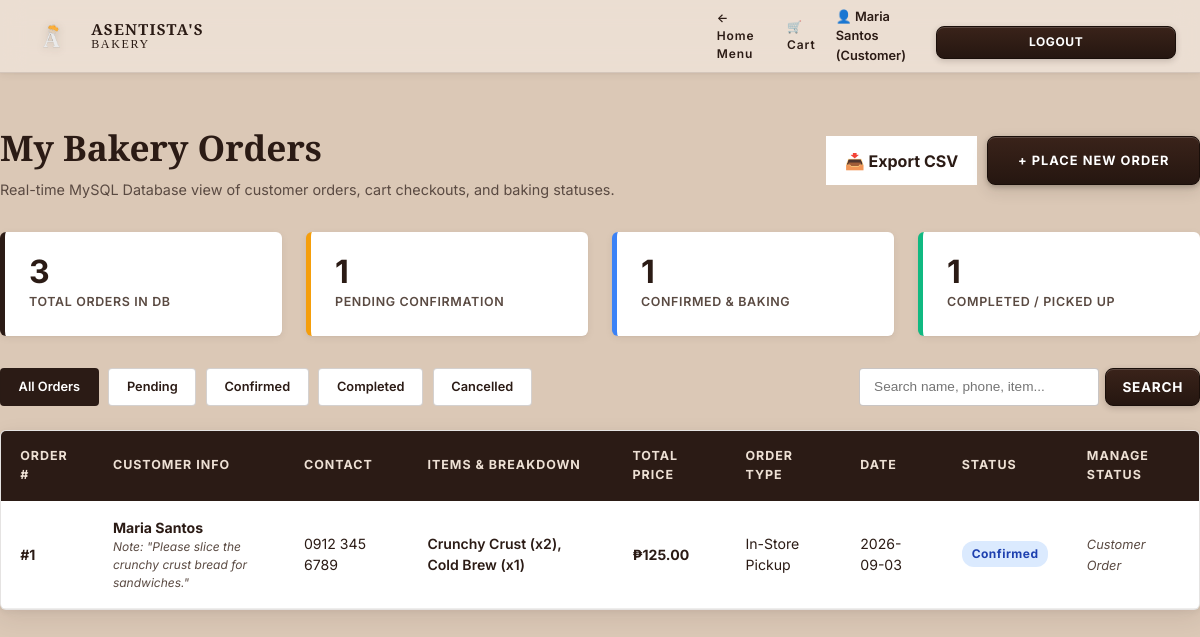
Page /User/dashboard.php (signed in) on the committed database.
### tables this page shows
CREATE TABLE `users` (
  `id` INT AUTO_INCREMENT PRIMARY KEY,
  `name` VARCHAR(100) NOT NULL,
  `email` VARCHAR(150) NOT NULL UNIQUE,
  `phone` VARCHAR(30) DEFAULT NULL,
  `password` VARCHAR(255) NOT NULL,
  `role` ENUM('admin', 'customer') DEFAULT 'customer',
  `created_at` TIMESTAMP DEFAULT CURRENT_TIMESTAMP,
  `updated_at` TIMESTAMP DEFAULT CURRENT_TIMESTAMP ON UPDATE CURRENT_TIMESTAMP
);

CREATE TABLE `orders` (
  `id` INT AUTO_INCREMENT PRIMARY KEY,
  `user_id` INT DEFAULT NULL,
  `customer_name` VARCHAR(100) NOT NULL,
  `customer_phone` VARCHAR(30) NOT NULL,
  `item_name` VARCHAR(255) NOT NULL,
  `item_price` DECIMAL(10,2) NOT NULL DEFAULT 0.00,
  `quantity` INT NOT NULL DEFAULT 1,
  `order_type` VARCHAR(50) NOT NULL DEFAULT 'In-Store Pickup',  
  `reservation_date` DATE NOT NULL,
  `special_notes` TEXT DEFAULT NULL,
  `status` ENUM('Pending', 'Confirmed', 'Completed', 'Cancelled') NOT NULL DEFAULT 'Pending',
  `created_at` TIMESTAMP DEFAULT CURRENT_TIMESTAMP,
  `updated_at` TIMESTAMP DEFAULT CURRENT_TIMESTAMP ON UPDATE CURRENT_TIMESTAMP,
  CONSTRAINT `fk_orders_user` FOREIGN KEY (`user_id`) REFERENCES `users` (`id`) ON DELETE SET NULL ON UPDATE CASCADE
);

### database/function.php (called while the page is built, shortened)
<?php
function validateUserSession(?PDO $pdo = null) {
    $userId = (int)$_SESSION['user_id'];
    if (!$pdo) {
        global $pdo;
    }
    if ($pdo) {
        try {
            $stmt = $pdo->prepare("SELECT id, name, email, phone, role, created_at FROM `users` WHERE id = :id LIMIT 1");
            $stmt->bindValue(':id', $userId, PDO::PARAM_INT);
            $stmt->execute();
            $user = $stmt->fetch();
            return $user;
        } catch (Exception $e) {
            error_log("Session DB Verification Error: " . $e->getMessage());
        }
    }
    return [
        'id'    => $_SESSION['user_id'],
        'name'  => $_SESSION['user_name'] ?? 'Guest',
        'email' => $_SESSION['user_email'] ?? '',
        'phone' => $_SESSION['user_phone'] ?? '',
        'role'  => $_SESSION['user_role'] ?? 'customer'
    ];
}
function isAdmin(?PDO $pdo = null) {
    $user = validateUserSession($pdo);
    return !empty($user) && isset($user['role']) && $user['role'] === 'admin';
}
function getCurrentUser(?PDO $pdo = null) {
    return validateUserSession($pdo);
}
function searchOrders(PDO $pdo, $keyword = '', $statusFilter = null, $userId = null) {
    $sql = "SELECT * FROM `orders` WHERE 1=1";
    $params = [];
    if ($userId) {
        $sql .= " AND user_id = :uid";
        $params[':uid'] = $userId;
    }
    $sql .= " ORDER BY created_at DESC";
    $stmt = $pdo->prepare($sql);
    foreach ($params as $k => $v) {
        if ($k === ':uid') {
            $stmt->bindValue($k, $v, PDO::PARAM_INT);
        } else {
            $stmt->bindValue($k, $v, PDO::PARAM_STR);
        }
    }
    $stmt->execute();
    return $stmt->fetchAll();
}
function getAllOrders(PDO $pdo, $statusFilter = null) {
    return searchOrders($pdo, '', $statusFilter, null);
}

### User/dashboard.php (the view, shortened to what this page needs)
<?php
require_once __DIR__ . '/../database/function.php';
$user = getCurrentUser();
$filterStatus = isset($_GET['status']) && !empty($_GET['status']) ? sanitize_input($_GET['status']) : null;
$searchKeyword = isset($_GET['q']) ? sanitize_input($_GET['q']) : '';
if ($user['role'] === 'customer') {
    $orders = searchOrders($pdo, $searchKeyword, $filterStatus, $user['id']);
    $pageTitle = "My Bakery Orders";
} else {
    $orders = searchOrders($pdo, $searchKeyword, $filterStatus, null);
    $pageTitle = "All Customer Orders & Reservations";
}
$allOrders = getAllOrders($pdo);
$totalCount = count($allOrders);
$pendingCount = count(array_filter($allOrders, fn($o) => $o['status'] === 'Pending'));
$confirmedCount = count(array_filter($allOrders, fn($o) => $o['status'] === 'Confirmed'));
$completedCount = count(array_filter($allOrders, fn($o) => $o['status'] === 'Completed'));
?>
<!DOCTYPE html>
<html lang="en">
<head>
    <link rel="stylesheet" href="../style.css">
</head>
<body class="<?php echo isAdmin($pdo) ? 'admin-logged-in' : ''; ?>">
    <nav class="site-nav">
        <div class="container nav-container">
            <a href="../index.php" class="brand-logo-wrap">
                <div class="brand-svg-logo">
                    <img src="../assets/ASENTISTA FINAL.png" alt="Asentista's Bakery Logo" class="brand-logo-img">
                </div>
                <div class="brand-text-block">
                    <span class="brand-title">ASENTISTA'S</span>
                    <span class="brand-subtitle">BAKERY</span>
                </div>
            </a>
            <div style="display: flex; align-items: center; gap: 1rem;">
                <a href="../index.php" class="nav-link">← Home Menu</a>
                <a href="../Cart/cart.php" class="nav-link">🛒 Cart</a>
                <?php if (isAdmin($pdo)): ?>
                    <a href="../Admin/admin.php" class="nav-link" style="color: var(--color-yellow); font-weight: 700; display: inline-flex; align-items: center; gap: 4px;" title="Return to Executive Operations Center">👑 Admin Console</a>
                <?php endif; ?>
                <?php if ($user): ?>
                    <span style="font-size: 0.8rem; font-weight: 600;">👤 <?php echo htmlspecialchars($user['name']); ?> (<?php echo ucfirst($user['role']); ?>)</span>
                    <a href="../Login/logout.php" class="btn-submit-modal" style="padding: 0.4rem 0.8rem; font-size: 0.75rem; text-decoration: none;">Logout</a>
                <?php else: ?>
                    <a href="../Login/auth.php" class="btn-submit-modal" style="padding: 0.4rem 0.8rem; font-size: 0.75rem; text-decoration: none;">Login / Register</a>
                <?php endif; ?>
            </div>
        </div>
    </nav>
    <div class="container dashboard-container">
        <div class="dashboard-header">
            <div>
                <h1 style="font-family: var(--font-serif); font-size: 2.2rem; color: var(--color-brown-deep); margin-bottom: 0.3rem;">
                    <?php echo $pageTitle; ?>
                </h1>
                <p style="color: var(--color-text-muted); font-size: 0.9rem;">
                    Real-time MySQL Database view of customer orders, cart checkouts, and baking statuses.
                </p>
            </div>
            <div style="display: flex; gap: 10px; align-items: center; flex-wrap: wrap;">
                <a href="dashboard.php?export=csv<?php echo $filterStatus ? '&status=' . urlencode($filterStatus) : ''; ?><?php echo $searchKeyword ? '&q=' . urlencode($searchKeyword) : ''; ?>" class="btn-clear-cart" style="padding: 0.8rem 1.2rem; font-weight: 700; background: var(--color-white); border-color: var(--color-brown-deep); text-decoration: none;">
                    📥 Export CSV
                </a>
                <a href="../index.php#bread-menu" class="btn-book-now" style="text-decoration: none;">
                    + Place New Order
                </a>
            </div>
        </div>
        <div class="stats-grid">
            <div class="stat-card">
                <div class="stat-value"><?php echo $totalCount; ?></div>
                <div class="stat-label">Total Orders in DB</div>
            </div>
            <div class="stat-card pending">
                <div class="stat-value"><?php echo $pendingCount; ?></div>
                <div class="stat-label">Pending Confirmation</div>
            </div>
            <div class="stat-card confirmed">
                <div class="stat-value"><?php echo $confirmedCount; ?></div>
                <div class="stat-label">Confirmed & Baking</div>
            </div>
            <div class="stat-card completed">
                <div class="stat-value"><?php echo $completedCount; ?></div>
                <div class="stat-label">Completed / Picked Up</div>
            </div>
        </div>
        <div class="controls-row">
            <div class="filter-bar">
                <a href="dashboard.php<?php echo $searchKeyword ? '?q=' . urlencode($searchKeyword) : ''; ?>" class="filter-btn <?php echo !$filterStatus ? 'active' : ''; ?>">All Orders</a>
                <a href="dashboard.php?status=Pending<?php echo $searchKeyword ? '&q=' . urlencode($searchKeyword) : ''; ?>" class="filter-btn <?php echo $filterStatus === 'Pending' ? 'active' : ''; ?>">Pending</a>
                <a href="dashboard.php?status=Confirmed<?php echo $searchKeyword ? '&q=' . urlencode($searchKeyword) : ''; ?>" class="filter-btn <?php echo $filterStatus === 'Confirmed' ? 'active' : ''; ?>">Confirmed</a>
                <a href="dashboard.php?status=Completed<?php echo $searchKeyword ? '&q=' . urlencode($searchKeyword) : ''; ?>" class="filter-btn <?php echo $filterStatus === 'Completed' ? 'active' : ''; ?>">Completed</a>
                <a href="dashboard.php?status=Cancelled<?php echo $searchKeyword ? '&q=' . urlencode($searchKeyword) : ''; ?>" class="filter-btn <?php echo $filterStatus === 'Cancelled' ? 'active' : ''; ?>">Cancelled</a>
            </div>
            <form method="GET" action="dashboard.php" class="search-orders-form">
                <input type="text" name="q" class="search-orders-input" placeholder="Search name, phone, item..." value="<?php echo htmlspecialchars($searchKeyword); ?>">
                <button type="submit" class="btn-submit-modal" style="margin-top: 0; padding: 0.5rem 1rem; width: auto;">Search</button>
            </form>
        </div>
        <div class="orders-table-card">
            <?php if (empty($orders)): ?>
                <div style="padding: 3.5rem 2rem; text-align: center; color: var(--color-text-muted);">
                    <h3>No orders found matching your search.</h3>
                    <p style="margin-top: 0.5rem;">
                        <a href="dashboard.php" style="color: var(--color-brown-deep); text-decoration: underline;">Clear filters</a> or
                        <a href="../index.php" style="color: var(--color-brown-deep); text-decoration: underline;">Browse bakery menu</a>.
                    </p>
                </div>
            <?php else: ?>
                <table class="orders-table">
                    <thead>
                        <tr>
                            <th>Order #</th>
                            <th>Customer Info</th>
                            <th>Contact</th>
                            <th>Items & Breakdown</th>
                            <th>Total Price</th>
                            <th>Order Type</th>
                            <th>Date</th>
                            <th>Status</th>
                            <th>Manage Status</th>
                        </tr>
                    </thead>
                    <tbody>
                        <?php foreach ($orders as $row): ?>
                            <tr>
                                <td><strong>#<?php echo htmlspecialchars($row['id']); ?></strong></td>
                                <td>
                                    <strong><?php echo htmlspecialchars($row['customer_name']); ?></strong>
                                    <?php if (!empty($row['special_notes'])): ?>
                                        <div style="font-size: 0.75rem; color: var(--color-text-muted); font-style: italic; max-width: 220px;">
                                            Note: "<?php echo htmlspecialchars($row['special_notes']); ?>"
                                        </div>
                                    <?php endif; ?>
                                </td>
                                <td><?php echo htmlspecialchars($row['customer_phone']); ?></td>
                                <td>
                                    <span style="font-weight: 600;"><?php echo htmlspecialchars($row['item_name']); ?></span>
                                </td>
                                <td style="font-weight: 700; color: var(--color-brown-deep);">
                                    ₱<?php echo number_format($row['item_price'], 2); ?>
                                </td>
                                <td><?php echo htmlspecialchars($row['order_type']); ?></td>
                                <td><?php echo htmlspecialchars($row['reservation_date']); ?></td>
                                <td>
                                    <span class="status-badge status-<?php echo htmlspecialchars($row['status']); ?>">
                                        <?php echo htmlspecialchars($row['status']); ?>
                                    </span>
                                </td>
                                <td>
                                    <?php if (isAdmin()): ?>
                                        <form method="POST" action="dashboard.php" class="action-select-form">
                                            <input type="hidden" name="csrf_token" value="<?php echo get_csrf_token(); ?>">
                                            <input type="hidden" name="action" value="update_status">
                                            <input type="hidden" name="order_id" value="<?php echo $row['id']; ?>">
                                            <select name="new_status" class="status-select">
                                                <option value="Pending" <?php echo $row['status'] === 'Pending' ? 'selected' : ''; ?>>Pending</option>
                                                <option value="Confirmed" <?php echo $row['status'] === 'Confirmed' ? 'selected' : ''; ?>>Confirmed</option>
                                                <option value="Completed" <?php echo $row['status'] === 'Completed' ? 'selected' : ''; ?>>Completed</option>
                                                <option value="Cancelled" <?php echo $row['status'] === 'Cancelled' ? 'selected' : ''; ?>>Cancelled</option>
                                            </select>
                                            <button type="submit" class="btn-status-update">Save</button>
                                        </form>
                                    <?php else: ?>
                                        <span style="font-size: 0.8rem; color: var(--color-text-muted); font-style: italic;">
                                            Customer Order
                                        </span>
                                    <?php endif; ?>
                                </td>
                            </tr>
                        <?php endforeach; ?>
                    </tbody>
                </table>
            <?php endif; ?>
        </div>
    </div>
</body>
</html>

### rows in the picture
users: name "Maria Santos", role "Customer", role "My Bakery Orders"
orders: id "1", customer_name "Maria Santos", special_notes "Please slice the crunchy crust bread for sandwiches.", customer_phone "0912 345 6789", item_name "Crunchy Crust (x2), Cold Brew (x1)", item_price "125.00", order_type "In-Store Pickup", reservation_date "2026-09-03", status "Confirmed"

### other values in the picture
$totalCount "3"
$pendingCount "1"
$confirmedCount "1"
$completedCount "1"
